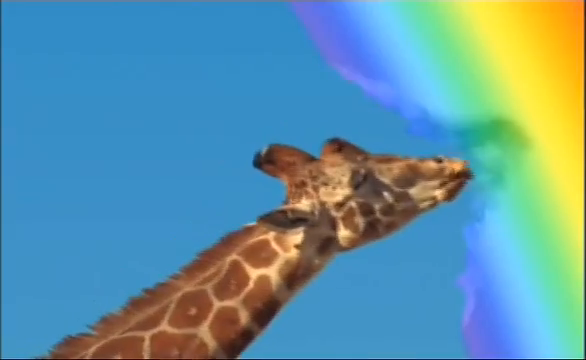
#> input picture frame 37 of exercise_6/ads/ad2.mp4, 586 x 360 px
$ python main.py
#> lines starting #> are read from the running program, lines starting #| are printed output that depends on the picture; after the words box and inside, x2 and y2 are one past the last pixel; in counts of white or black regions, pixels touching at a corner belong together
"""
Project: Smart Ad Player
Authors: Aleksander Kunkowski and Mateusz Anikiej

Description:
This script implements a "Smart Ad Player" that pauses the advertisement when the viewer is not looking at the screen.
It uses Haar Cascade classifiers for eye detection through the webcam.

Features:
- Eye Detection: Uses Haar Cascade to detect eyes in the webcam feed.
- Attention Logic: Pauses the video if no eyes (or fewer than 2) are detected.
- Video Playback: Plays a sample advertisement video.
- Real-time Feedback: Displays "PATRZY" (Looking) or "NIE PATRZY" (Not Looking) in the console and overlays "REKLAMA ZATRZYMANA" on the video when paused.

Usage:
    Run the script directly. Ensure a webcam is connected and the 'ad.mp4' file exists in the 'ads' directory.
    Press 'Esc' to exit.
"""

from pathlib import Path
from typing import Optional

import cv2
import time
import numpy as np


def main() -> None:
    base_dir = Path(__file__).resolve().parent.parent

    not_looking_limit = 5.0
    not_looking_start = None

    haar_path = base_dir / "haar_cascade_files" / "haarcascade_eye.xml"
    eye_cascade = cv2.CascadeClassifier(str(haar_path))

    if eye_cascade.empty():
        raise IOError(
            f"Unable to load the eye cascade classifier xml file from {haar_path}"
        )

    # Camera
    cap = cv2.VideoCapture(0)
    if not cap.isOpened():
        raise IOError("Cannot open webcam")

    # Ad
    ads_path = base_dir / "ads"
    ads = []
    for f in ads_path.iterdir():
        if f.suffix.lower() in [".mp4", ".avi", ".mov"]:
            print(f"Added ad {f}")
            ads.append(f)
    if len(ads) == 0:
        raise IOError("Ads folder is empty")

    current_ad_index = 0

    ad = cv2.VideoCapture(str(ads[current_ad_index]))
    if not ad.isOpened():
        raise IOError(f"Cannot open video file {ads[current_ad_index]}")

    paused: bool = False
    last_ad_frame: Optional[np.ndarray] = None

    print("Press 'Esc' to exit.")

    ret_ad, last_ad_frame = ad.read()
#> last_ad_frame is the input picture: shape (360, 586, 3); mean B, G, R 164.2, 149.1, 96.4

    while True:
        # read camera
        ret, frame = cap.read()
        if not ret:
            print("Failed to grab frame from webcam")
            break

        gray = cv2.cvtColor(frame, cv2.COLOR_BGR2GRAY)
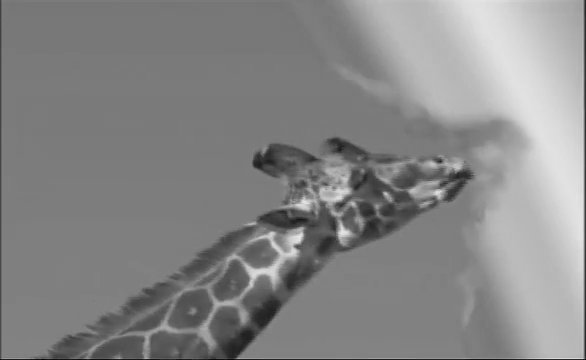
#> gray: shape (360, 586); min 2, max 231, mean 135
        eye_rects = eye_cascade.detectMultiScale(gray, 1.3, 5)
#> eye_rects = ()

        # check if both eyes present
        if len(eye_rects) > 1:
            looking = True
            # print("PATRZY    ", end="\r")
        else:
            looking = False
            # print("NIE PATRZY", end="\r")

        current_time = time.time()

        # check countdown start
        not_looking_start = None if looking else current_time if not_looking_start is None else not_looking_start

        #reset video after set limit
        if not_looking_start is not None:
            if current_time - not_looking_start >= not_looking_limit:
                ad.release()
                ad = cv2.VideoCapture(str(ads[current_ad_index]))
                ret_ad, last_ad_frame = ad.read()
                not_looking_start = None

        paused = not looking

        ad_frame: Optional[np.ndarray] = None
        # pause logc
        if not paused:
            ret_ad, ad_frame = ad.read()
            # on ad end
            if not ret_ad:
                ad.release()
                current_ad_index = current_ad_index + 1

                if current_ad_index >= len(ads):
                    current_ad_index = 0

                ad = cv2.VideoCapture(str(ads[current_ad_index]))
                ret_ad, ad_frame = ad.read()
            last_ad_frame = ad_frame
        else:
            ad_frame = last_ad_frame

        # show text on ad
        if paused and ad_frame is not None:
            cv2.putText(
                ad_frame,
                "REKLAMA ZATRZYMANA",
                (50, 50),
                cv2.FONT_HERSHEY_SIMPLEX,
                1,
                (0, 0, 255),
                3,
            )
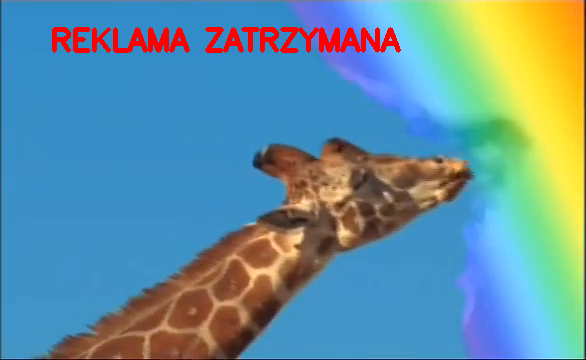
#> ad_frame: shape (360, 586, 3); 2.18% of pixels changed, all inside (x1, y1, x2, y2) = (52, 27, 401, 53)

        # show ad window
        if ad_frame is not None:
            ad_frame_resized = cv2.resize(ad_frame, (900, 600))
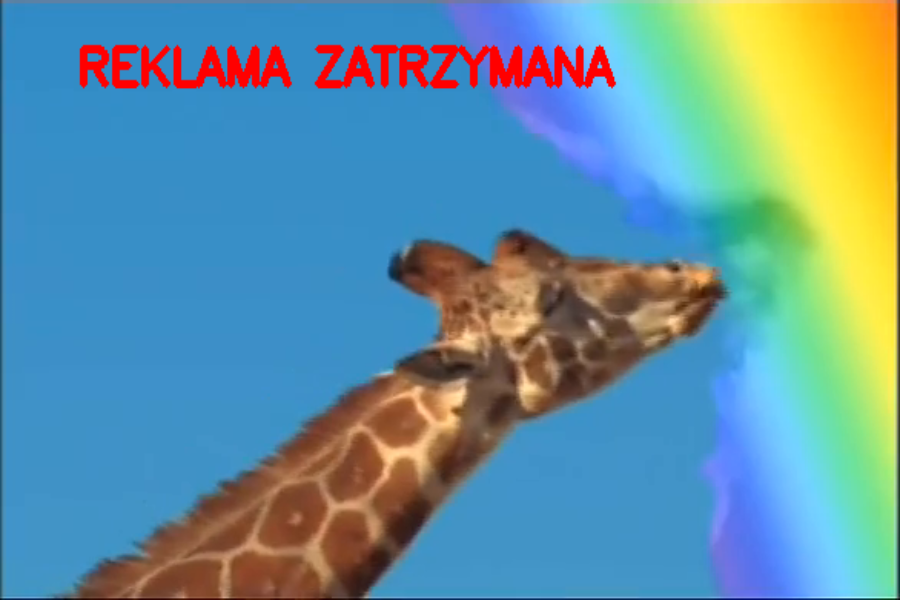
#> ad_frame_resized: shape (600, 900, 3); mean B, G, R 159.6, 146, 100.5
            cv2.imshow("Reklama", ad_frame_resized)
        else:
            print("No ad frame")

        # show camera window
        # cv2.imshow("Kamera", frame)

        # exit on esc
        if cv2.waitKey(1) & 0xFF == 27:
#> (key Esc is pressed here)
            break

    # cleanup
    cap.release()
    ad.release()
    cv2.destroyAllWindows()


if __name__ == "__main__":
    main()

$ run again, starting later in the video
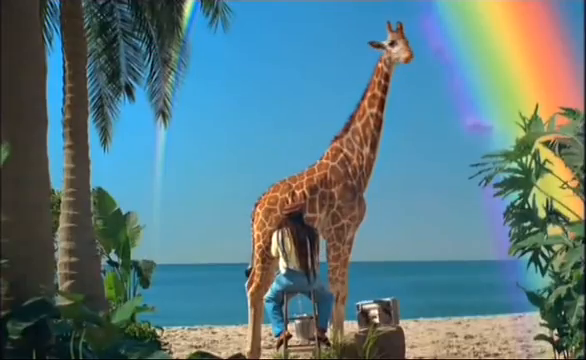
#> input picture frame 301 of exercise_6/ads/ad2.mp4, 586 x 360 px
#> in main, last_ad_frame is the input picture: shape (360, 586, 3); mean B, G, R 130.1, 122.9, 90.8
#> in main, `gray = cv2.cvtColor(frame, cv2.COLOR_BGR2GRAY)`:
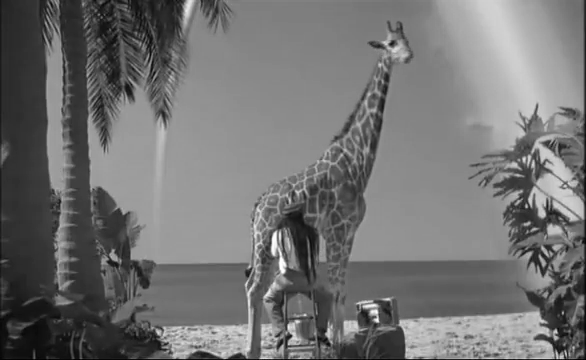
#> gray: shape (360, 586); min 0, max 255, mean 114.1
#> eye_rects = ()
#> ad_frame: shape (360, 586, 3); 2.18% of pixels changed, all inside (x1, y1, x2, y2) = (52, 27, 401, 53)
#> in main, `ad_frame_resized = cv2.resize(ad_frame, (900, 600))`:
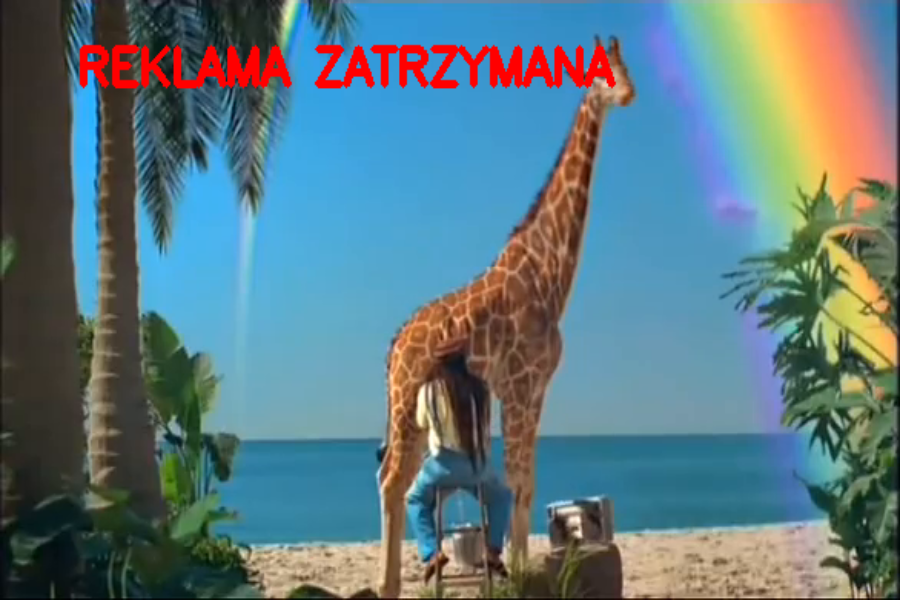
#> ad_frame_resized: shape (600, 900, 3); mean B, G, R 126.8, 120.3, 95
